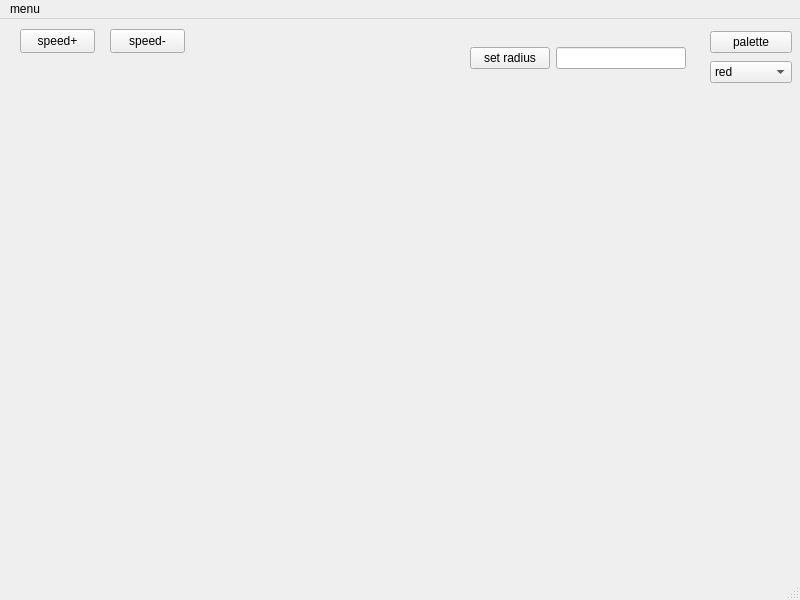
<?xml version="1.0" encoding="UTF-8"?>
<ui version="4.0">
 <class>MainWindow</class>
 <widget class="QMainWindow" name="MainWindow">
  <property name="geometry">
   <rect>
    <x>0</x>
    <y>0</y>
    <width>800</width>
    <height>600</height>
   </rect>
  </property>
  <property name="windowTitle">
   <string>MainWindow</string>
  </property>
  <widget class="QWidget" name="centralwidget">
   <widget class="QPushButton" name="speed_up">
    <property name="geometry">
     <rect>
      <x>20</x>
      <y>10</y>
      <width>75</width>
      <height>24</height>
     </rect>
    </property>
    <property name="text">
     <string>speed+</string>
    </property>
   </widget>
   <widget class="QPushButton" name="speed_down">
    <property name="geometry">
     <rect>
      <x>110</x>
      <y>10</y>
      <width>75</width>
      <height>24</height>
     </rect>
    </property>
    <property name="text">
     <string>speed-</string>
    </property>
   </widget>
   <widget class="QWidget" name="layoutWidget">
    <property name="geometry">
     <rect>
      <x>470</x>
      <y>10</y>
      <width>216</width>
      <height>58</height>
     </rect>
    </property>
    <layout class="QHBoxLayout" name="horizontalLayout">
     <item>
      <widget class="QPushButton" name="set_radius">
       <property name="text">
        <string>set radius</string>
       </property>
      </widget>
     </item>
     <item>
      <widget class="QLineEdit" name="lineEdit"/>
     </item>
    </layout>
   </widget>
   <widget class="QWidget" name="layoutWidget">
    <property name="geometry">
     <rect>
      <x>710</x>
      <y>10</y>
      <width>82</width>
      <height>56</height>
     </rect>
    </property>
    <layout class="QVBoxLayout" name="verticalLayout">
     <item>
      <widget class="QPushButton" name="colorDialog">
       <property name="text">
        <string>palette</string>
       </property>
      </widget>
     </item>
     <item>
      <widget class="QComboBox" name="color">
       <item>
        <property name="text">
         <string>red</string>
        </property>
       </item>
       <item>
        <property name="text">
         <string>green</string>
        </property>
       </item>
       <item>
        <property name="text">
         <string>blue</string>
        </property>
       </item>
       <item>
        <property name="text">
         <string>yellow</string>
        </property>
       </item>
       <item>
        <property name="text">
         <string>black</string>
        </property>
       </item>
      </widget>
     </item>
    </layout>
   </widget>
  </widget>
  <widget class="QMenuBar" name="menubar">
   <property name="geometry">
    <rect>
     <x>0</x>
     <y>0</y>
     <width>800</width>
     <height>21</height>
    </rect>
   </property>
   <widget class="QMenu" name="menumenu">
    <property name="title">
     <string>menu</string>
    </property>
    <addaction name="actionset_center"/>
    <addaction name="actionset_radius"/>
    <addaction name="actionset_color"/>
   </widget>
   <addaction name="menumenu"/>
  </widget>
  <widget class="QStatusBar" name="statusbar"/>
  <action name="actionset_center">
   <property name="text">
    <string>set center</string>
   </property>
  </action>
  <action name="actionset_radius">
   <property name="text">
    <string>set radius</string>
   </property>
  </action>
  <action name="actionset_color">
   <property name="text">
    <string>set color</string>
   </property>
  </action>
 </widget>
 <resources/>
 <connections/>
</ui>
